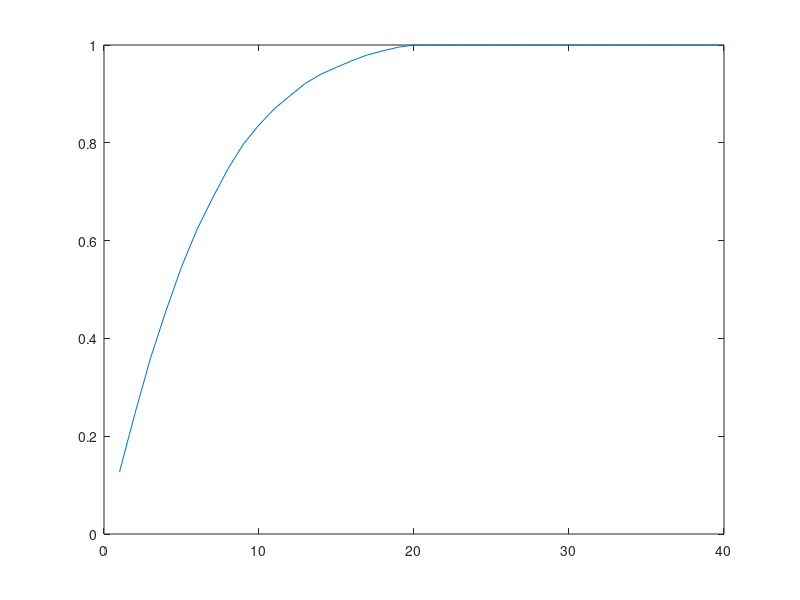

Write MATLAB code to recreate this figure.
clc; clear; close all;

%%



NumSamples = 10000;
Dim = 40;
DimBig = 10;
BigFactor = 0.001;

% RotationAngle = 45;
%%

sigma = randn(Dim);
sigma(1:(Dim-DimBig),1:(Dim-DimBig)) = sigma(1:(Dim-DimBig),1:(Dim-DimBig)).^1*BigFactor;
sigma = sigma*sigma.';
R = chol(sigma);
Data = randn(NumSamples,Dim)*R;

%%
% Rotation_Matrix = rotz(RotationAngle);
% Rotation_Matrix(3,:) = [];
% Rotation_Matrix(:,3) = [];
% Data_Rot = Data*Rotation_Matrix;
%%

[Data_coeff,Data_score,Data_latent,Data_tsquared,Data_explained,...
    Data_mu] = pca(Data);

plot(cumsum(Data_explained)/sum(Data_explained));


ParticipationRatio = sum(Data_explained).^2/sum(Data_explained.^2);